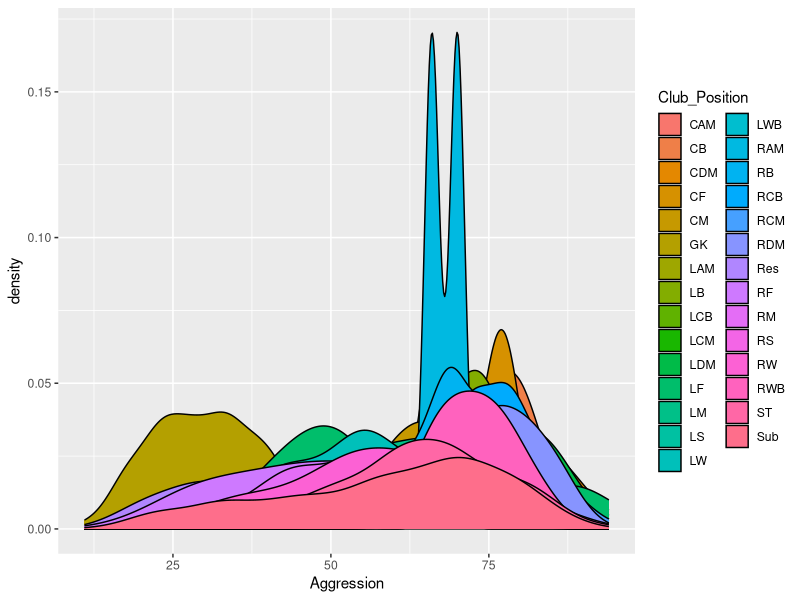
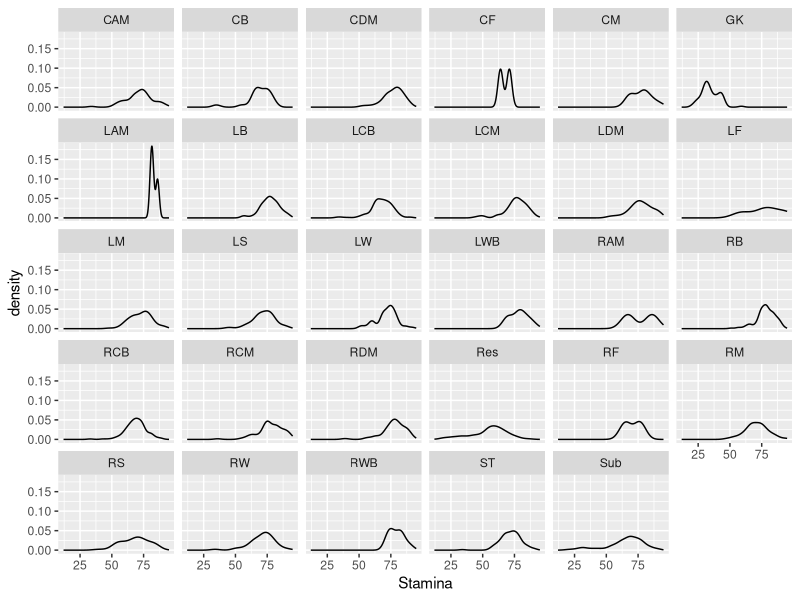
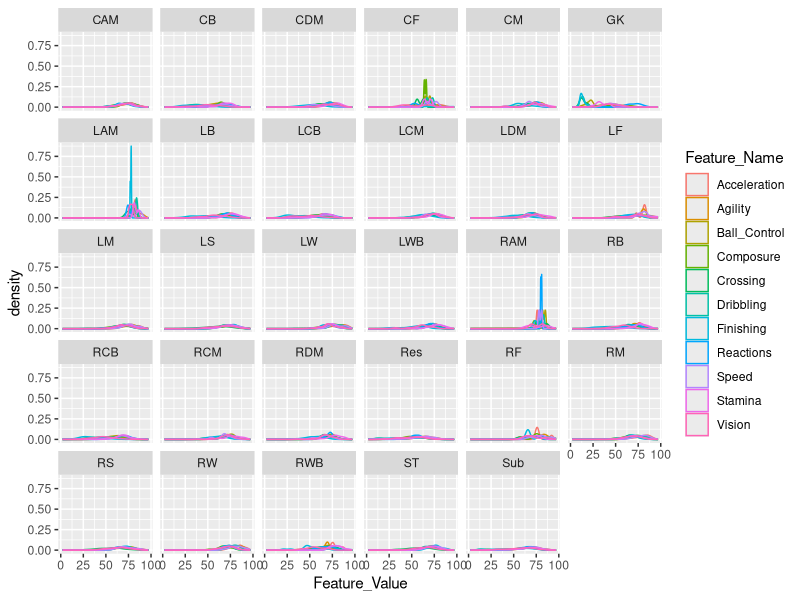
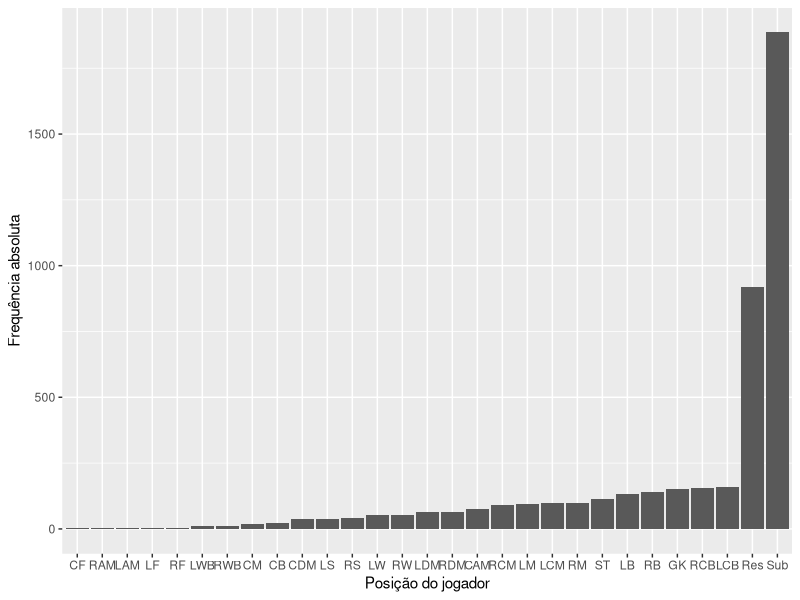

Reproduce these figures in R, in order.
# dependencies ----
library(data.table)
library(nnet)
library(tidyverse)
  
set.seed(2305)  

# read data ----
train_raw <- fread("data/train.csv")

train_raw |> glimpse()

# check target variable ----
## TODO: check "Res" and "Sub" positions
unique(train_raw[ , Club_Position])

train_raw |> 
  ggplot(aes(x = Aggression, fill = Club_Position)) +
  geom_density()

train_raw |> 
  ggplot(aes(x = Stamina)) +
  geom_density() +
  facet_wrap(~Club_Position)

train_raw_features_long <- 
  train_raw |> 
  pivot_longer(cols = c(Ball_Control,
                        Agility,
                        Dribbling, 
                        Reactions, 
                        Vision, 
                        Composure, 
                        Crossing,
                        Acceleration, 
                        Speed,
                        Finishing,
                        Stamina),
               names_to = "Feature_Name", 
               values_to = "Feature_Value") |> 
  select(Club_Position, Feature_Name, Feature_Value)

train_raw_features_long |> 
  ggplot(aes(x = Feature_Value, color = Feature_Name)) +
  geom_density() +
  facet_wrap(~Club_Position)

setDT(train_raw_features_long)
quantiles_features_position <- 
  train_raw_features_long[, c(as.list(quantile(Feature_Value, 
                                           probs=c(0, .25, .5, .75, 1)))), 
                    by=.(Club_Position, Feature_Name)]  

train_raw |> 
  group_by(Club_Position) |> 
  tally() |> 
  ggplot(aes(x = reorder(Club_Position, n), y = n)) +
  geom_bar(stat = "identity") +
  labs(x = "Posição do jogador", y = "Frequência absoluta")


# transform variables ----

`%nin%` <- Negate(`%in%`)

train_raw <- train_raw[Club_Position %nin%  c("Sub", "Res")]
train_raw <- train_raw[ , Club_Position := as.factor(Club_Position)]


# data splitting ----

train_sample_ids <- sample.int(n=nrow(train_raw), size=(.7*nrow(train_raw)))
train <- train_raw[train_sample_ids, ]
validation <- train_raw[-train_sample_ids, ]

# model ----
## 1st model ----
### multinomial logistic regression w/ only numeric player features
X_train <- 
  train |> 
  select_if(is.numeric) |>
  select(-c(Country_Club_id, National_Kit, Club_Kit, Contract_Expiry,
            Weak_foot, Skill_Moves))

Y_train <- train |> select(Club_Position)

train_characteristics <- cbind(X_train, Y_train)

fit_nnet <- nnet(Club_Position ~ ., data = train_characteristics, 
                 weights = rep(1, nrow(train_characteristics)),
                 size = 1)
### validation ----

Y_val <- fit_nnet |> predict(validation, type =  "class")

val <- validation |> select(Club_Position)|> cbind(Y_val)

### test ----

test <- fread("data/test.csv")

X_test <- 
  test |> 
  select_if(is.numeric) |>
  select(-c(Contract_Expiry,
            Weak_foot, 
            Skill_Moves))

Y_predicted <- fit_nnet |> predict(X_test)
